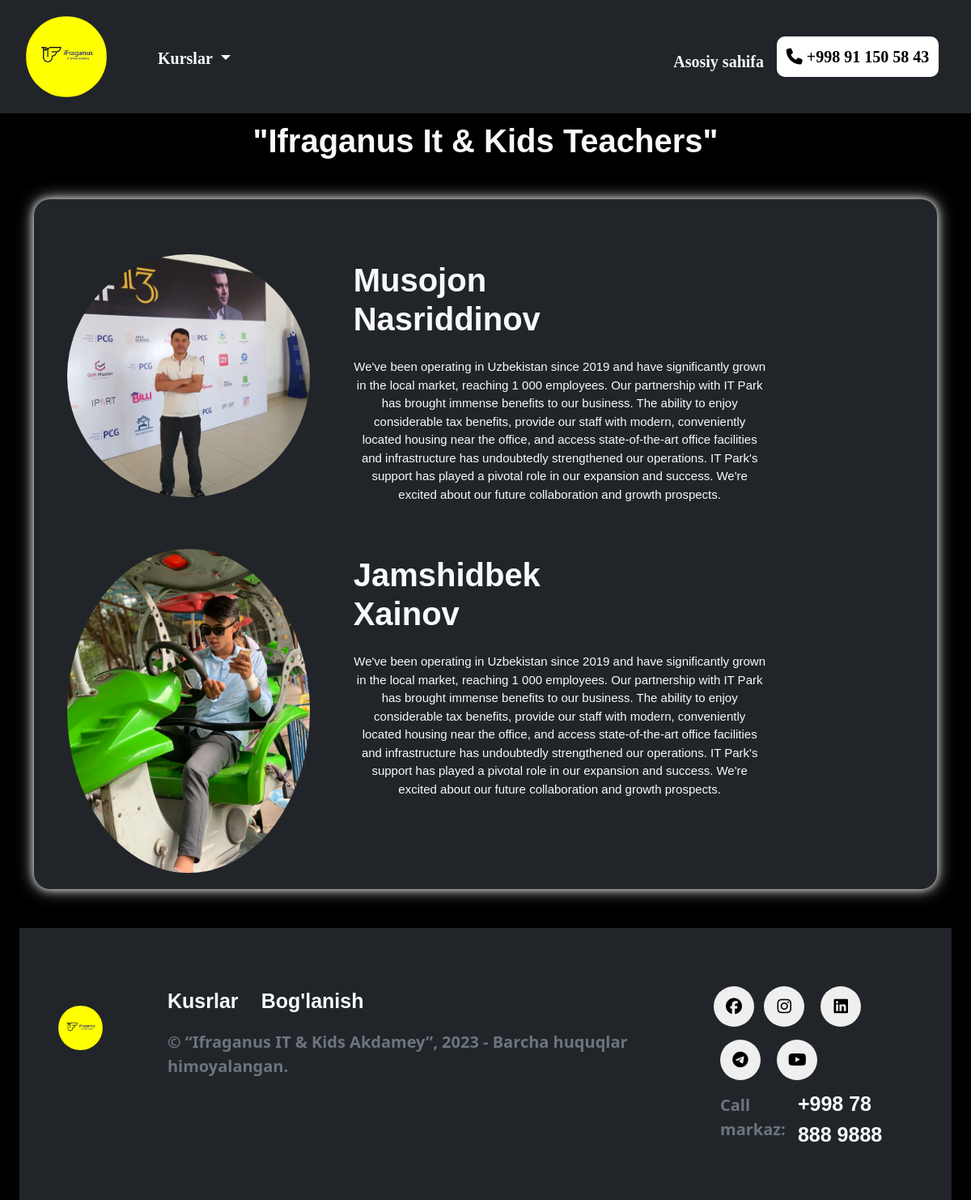
Screenshot of /teacher with the database file from the repository.
### blog/models.py (models this page shows, shortened)
class Oqituvchilar(models.Model):
    ismi_familyasi = models.CharField(max_length=200)
    malumoti = models.TextField()
    rasm = models.ImageField(upload_to='news/images')

### blog/views.py (the view)
# urls.py: path('teacher',teacher,name="teacher"),
def teacher(request):
    o = Oqituvchilar.objects.all()
    context = {
        "oqtuvchi":o
    }
    return render(request,'Teachers/index.html',context=context)

### templates/Teachers/index.html (shortened to what this page needs)
{% load static %}
<!DOCTYPE html>
<html lang="en">
<head>
    <link rel="stylesheet" href="{% static 'Teachers/scss/style.css' %}">
    <link href="https://cdn.jsdelivr.net/npm/bootstrap@5.3.2/dist/css/bootstrap.min.css" rel="stylesheet">
    <link rel="stylesheet" href="https://cdnjs.cloudflare.com/ajax/libs/font-awesome/6.5.1/css/all.min.css">
</head>
<body class="bg-black">
    <div class="container-fluid">
        <div class="container-fluid">
        <div class="navbar row justify-content-around fixed-top bg-dark">
            <div class="nav-item col-lg-6 col-md-6 col-sm-6">
                <div class="nav-link d-flex d-lg-flex d-md-flex d-sm-flex d-none">
                    <img class="img-fluid" src="{% static 'Teachers/img/ifraganus.jpg' %}" alt="">
                    <div class="dropdown mt-1 d-lg-flex d-none">
                        <button class="btn dropdown-toggle text-light" type="button" data-bs-toggle="dropdown" aria-expanded="false">
                          Kurslar
                        </button>
                    </div>
                </div>
            </div>
            <div class="nav-item col-lg-6 col-md-6 col-sm-6 d-lg-flex d-none justify-content-end">
                <div class="nav-link mt-4">
                    <a class="m-2 text-light" href="{% url 'home' %}">Asosiy sahifa </a>
                </div>
                <div class="nav-link m-2">
                    <a href="#"><button class="nav-button"><i class="fa-solid fa-phone"></i> <a class="link-nm" href="#">+998 91 150 58 43  </a> </button></a>
                </div>
            </div>
        </div>
        </div>
        <div class="container mt-5">
            <h1 class="text-light">"Ifraganus It & Kids Teachers"</h1>
            <div class="bacground text-md-center text-sm-center mt-5 bg-dark">
                {% for x in oqtuvchi %}
                <div class="row">
                    <div class="main-img col-lg-4 mt-5">
                      <img class="img-fluid" src="{{x.rasm.url}}" alt="">
                    </div>
                    <div class="main-img col-lg-6 mt-5">
                        <div class="row">
                          <div class="col-2 m-2">
                            <h1 class="text-light">{{x.ismi_familyasi}}</h1>
                          </div>
                        </div>
                        <p class="m-2 text-light">{{x.malumoti}}</p>
                    </div>
                </div>
                {% endfor %}
            </div>
        </div>
        <div class="container-fluid mt-5">
          <div class="footer bg-dark">
            <div class="footer-flex row p-5">
              <div class="footer-item col-lg-9">
                <div class="row">
                  <div class="ftr-item col-lg-2 mt-5">
                    <img class="img-fluid w-50" src="{% static 'Teachers/img/ifraganus.jpg' %}">
                  </div>
                  <div class="ftr-item col-lg-9 mt-4 d-lg-flex d-none">
                    <div>
                      <a class="text-decoration-none text-light" href="#">Kusrlar</a>
                      <a class="text-decoration-none text-light p-4" href="#">Bog'lanish</a>
                      <div class="pt-3">
                      <p class="text-secondary">© “Ifraganus IT & Kids Akdamey”, 2023 - Barcha huquqlar himoyalangan.</p>
                    </div>
                    </div>
                  </div>
                </div>
              </div>
              <div class="footer-item col-lg-3 mt-3 d-lg-inline d-none">
                <button><i class="fa-brands fa-facebook"></i></button>
                <button class="m-2"><i class="fa-brands fa-instagram"></i></button>
                <button class="m-2"><i class="fa-brands fa-linkedin"></i></button>
                <button class="m-2"><i class="fa-brands fa-telegram"></i></button>
                <button class="m-2"><i class="fa-brands fa-youtube"></i></button><br>
                <div class="d-flex">
                  <p class="p-2 text-secondary">Call markaz:</p> <a class="p-1 text-light" href="#">+998 78 888 9888</a>
                </div>
              </div>
            </div>
          </div>
      </div>
    </div>
</body>
</html>

### static/Teachers/scss/style.css (style rules this page uses)
.container-fluid .container-fluid .navbar { background: whitesmoke; width: 100%; height: auto; margin: auto; padding: 20px; }
.container-fluid .container-fluid .navbar .nav-item .nav-link img { height: 100px; width: 100px; border-radius: 50%; }
.container-fluid .container-fluid .navbar .nav-item .nav-link .dropdown { margin-left: 50px; }
.container-fluid .container-fluid .navbar .nav-item .nav-link .dropdown .btn { font-weight: bold; font-family: "Times New Roman", Times, serif; font-size: 20px; }
.container-fluid .container-fluid .navbar .nav-item a { color: black; text-decoration: none; font-size: 20px; font-family: "Times New Roman", Times, serif; font-weight: bolder; }
.container-fluid .container-fluid .navbar .nav-item .nav-button { width: 200px; padding: 10px; border: none; background: white; border-radius: 10px; }
.container-fluid .container-fluid { margin-top: 150px; }
.container-fluid .container-fluid .footer { background: whitesmoke; margin: 0; width: 100%; height: auto; padding: 0; }
.container-fluid .container-fluid .footer .footer-flex { padding-right: calc(var(--bs-gutter-x) * 0.1); padding-left: calc(var(--bs-gutter-x) * 0.1); }
.container-fluid .container-fluid .footer .footer-flex .footer-item button { border-radius: 50px; width: 50px; height: 50px; border: none; font-size: 20px; }
.container-fluid .container-fluid .footer .footer-flex .footer-item div p { font-size: 20px; font-weight: bolder; }
.container-fluid .container-fluid .footer .footer-flex .footer-item div a { text-decoration: none; font-family: "Gill Sans", "Gill Sans MT", Calibri, "Trebuchet MS", sans-serif; font-weight: bolder; font-size: 25px; margin-top: -1px; color: black; }
.container-fluid .container-fluid .footer .footer-flex .footer-item .ftr-item img { border-radius: 50%; width: 70%; }
.container-fluid .container h1 { text-align: center; font-weight: bolder; font-family: "Gill Sans", "Gill Sans MT", Calibri, "Trebuchet MS", sans-serif; }
.container-fluid .container .bacground { background: rgba(225, 224, 224, 0.867); border-radius: 20px; padding: 20px; box-shadow: 0px 0px 10px rgba(225, 224, 224, 0.867), 0px 0px 20px rgba(225, 224, 224, 0.867); }
.container-fluid .container .row .main-img img { border-radius: 50%; width: 300px; }
.container-fluid .container .row .main-img p { color: black; font-family: "Gill Sans", "Gill Sans MT", Calibri, "Trebuchet MS", sans-serif; font-size: 15px; }

### rows the page displays
Oqituvchilar: rasm (picture), ismi_familyasi "Musojon Nasriddinov", malumoti "We've been operating in Uzbekistan since 2019 and have significantly grown in the local market, reaching 1 000 employees. Our partnership with IT Park has brought immense benefits to our business. The ability to enjoy considerable tax benefits, provide our staff with modern, conveniently located housing near the office, and access state-of-the-art office facilities and infrastructure has undoubtedly strengthened our operations. IT Park's support has played a pivotal role in our expansion and success. We're excited about our future collaboration and growth prospects."
Oqituvchilar: rasm (picture), ismi_familyasi "Jamshidbek Xainov", malumoti "We've been operating in Uzbekistan since 2019 and have significantly grown in the local market, reaching 1 000 employees. Our partnership with IT Park has brought immense benefits to our business. The ability to enjoy considerable tax benefits, provide our staff with modern, conveniently located housing near the office, and access state-of-the-art office facilities and infrastructure has undoubtedly strengthened our operations. IT Park's support has played a pivotal role in our expansion and success. We're excited about our future collaboration and growth prospects."
